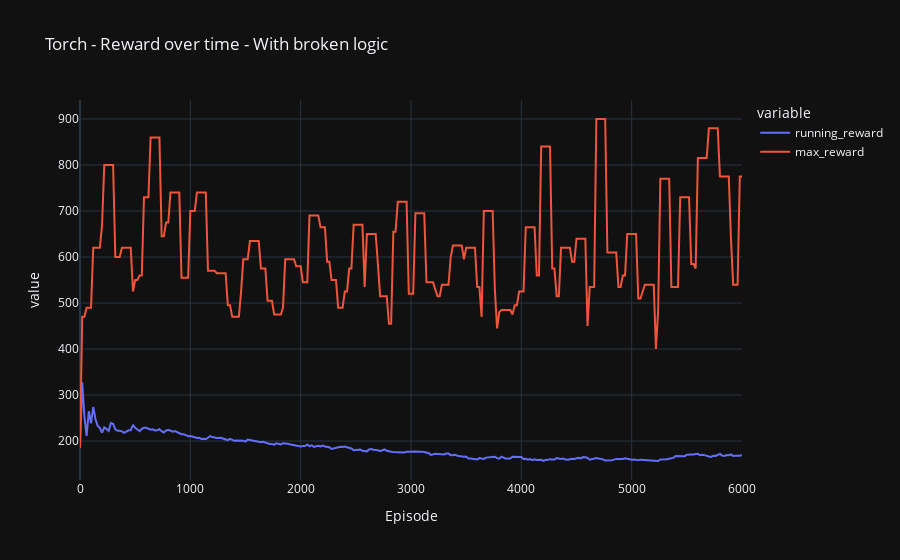

Notebook code cell kept with this figure:
### Markdown cell above
### Torch - With broken logic

As promised, here are stats for 6000 episodes (about 10h) that ran before it became obvious something went wrong. But a great learning experience!

### Code cell
plot_running_max([
    "./logs/torch/modelstats_16-12.csv",
    "./logs/torch/modelstats_17-12-1.csv",
], title="Torch - Reward over time - With broken logic")

### Figure 1 — Plotly figure (JSON) as saved in the notebook; plotly's stock layout.template omitted (floating-point values rounded to 4 significant figures; data arrays with more than 128 entries replaced by an {"elided": "..."} marker saying what was removed)
{"data": [{"hovertemplate": "<b>%{hovertext}</b><br><br>variable=running_reward<br>Episode=%{x}<br>value=%{y}<extra></extra>", "hovertext": {"elided": "301 int values"}, "legendgroup": "running_reward", "line": {"color": "#636efa", "dash": "solid"}, "marker": {"symbol": "circle"}, "mode": "lines", "name": "running_reward", "orientation": "v", "showlegend": true, "type": "scatter", "x": {"elided": "301 int values"}, "xaxis": "x", "y": {"elided": "301 float values"}, "yaxis": "y"}, {"hovertemplate": "<b>%{hovertext}</b><br><br>variable=max_reward<br>Episode=%{x}<br>value=%{y}<extra></extra>", "hovertext": {"elided": "301 int values"}, "legendgroup": "max_reward", "line": {"color": "#EF553B", "dash": "solid"}, "marker": {"symbol": "circle"}, "mode": "lines", "name": "max_reward", "orientation": "v", "showlegend": true, "type": "scatter", "x": {"elided": "301 int values"}, "xaxis": "x", "y": {"elided": "301 int values"}, "yaxis": "y"}], "layout": {"legend": {"title": {"text": "variable"}, "tracegroupgap": 0}, "title": {"text": "Torch - Reward over time - With broken logic"}, "xaxis": {"anchor": "y", "domain": [0, 1], "title": {"text": "Episode"}}, "yaxis": {"anchor": "x", "domain": [0, 1], "title": {"text": "value"}}}}
